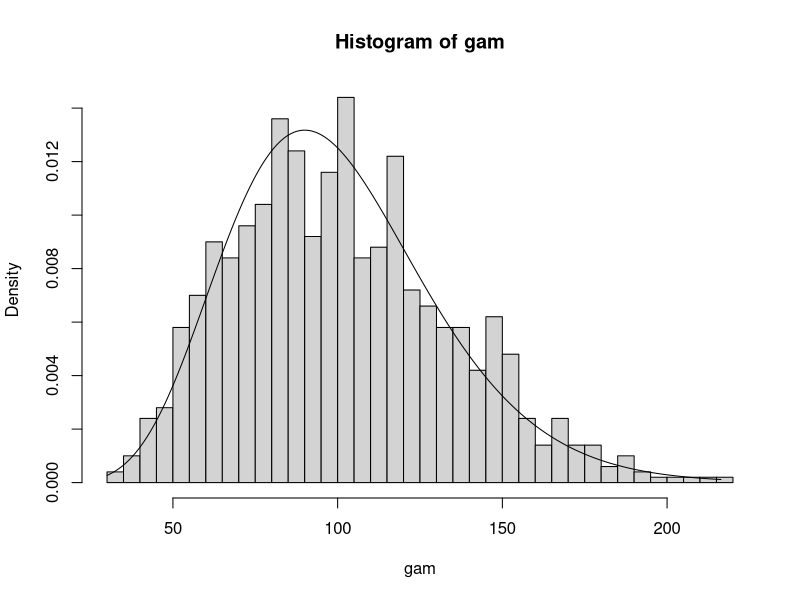

This chart was generated by the following R code:
kappa = 10
theta = 10
N = 1000
gammaSim <- function(N, kappa, theta){
  x <- rgamma(N, shape = kappa, scale = theta)
  return (x)
}

gam = gammaSim(N, kappa, theta)
hist(gam, freq = FALSE, breaks = 30)
xfit = seq(min(gam), max(gam), length = 2000)
yfit = dgamma(xfit, shape = kappa, scale = theta)

lines(xfit, yfit)
library(e1071)

#Q: 3
mean = c()
median = c()
iqr = c()
range = c()
skew = c()

N = 10000
kappa = 1
for (i in c(1:10)){
  gam <- gammaSim(N, kappa, i)
  summary <- summary(gam)
  mean <- c(mean, summary[4])
  median <- c(median, summary[3])
  iqr <- c(iqr, summary[5] - summary[2])
  range <- c(range, summary[6] - summary[1])
  skew <- c(skew, skewness(gam))
}

mean
median
iqr
range
skew

#The mean and the median of the distribution increases as the scale parameter increases. 
#The spread, denoted by IQR and Range also increases
#The skewness of the distribution remains almost constant.


#Q 4)

mean = c()
median = c()
iqr = c()
range = c()
skew = c()

N = 10000
kappa = 1

for (i in c(1:10)){
  gam <- gammaSim(10000, 1, i)
  summary <- summary(gam)
  mean <- c(mean, summary[4])
  median <- c(median, summary[3])
  iqr <- c(iqr, summary[5] - summary[2])
  range <- c(range, summary[6] - summary[1])
  skew <- c(skew, skewness(gam))
}

mean
median
iqr
range
skew

#The effect on the distribution is similar to the previous one.

#Q 5)

mean = c()
median = c()
iqr = c()
range = c()
skew = c()


N = 10000
theta = 5
kappa_mul = c(1, 2, 3, 4, 5, 10, 20)

for (i in kappa_mul){
  gam <- gammaSim(10000, i, 5)
  summary <- summary(gam)
  mean <- c(mean, summary[4])
  median <- c(median, summary[3])
  iqr <- c(iqr, summary[5] - summary[2])
  range <- c(range, summary[6] - summary[1])
  skew <- c(skew, skewness(gam))
}

mean
median
iqr
range
skew


#The mean and median increase proportional to the increase in the shape parameter. 
#Same goes for IQR and range
#The skew decreases, the distribution shifting leftwards (But not left skewed yet)